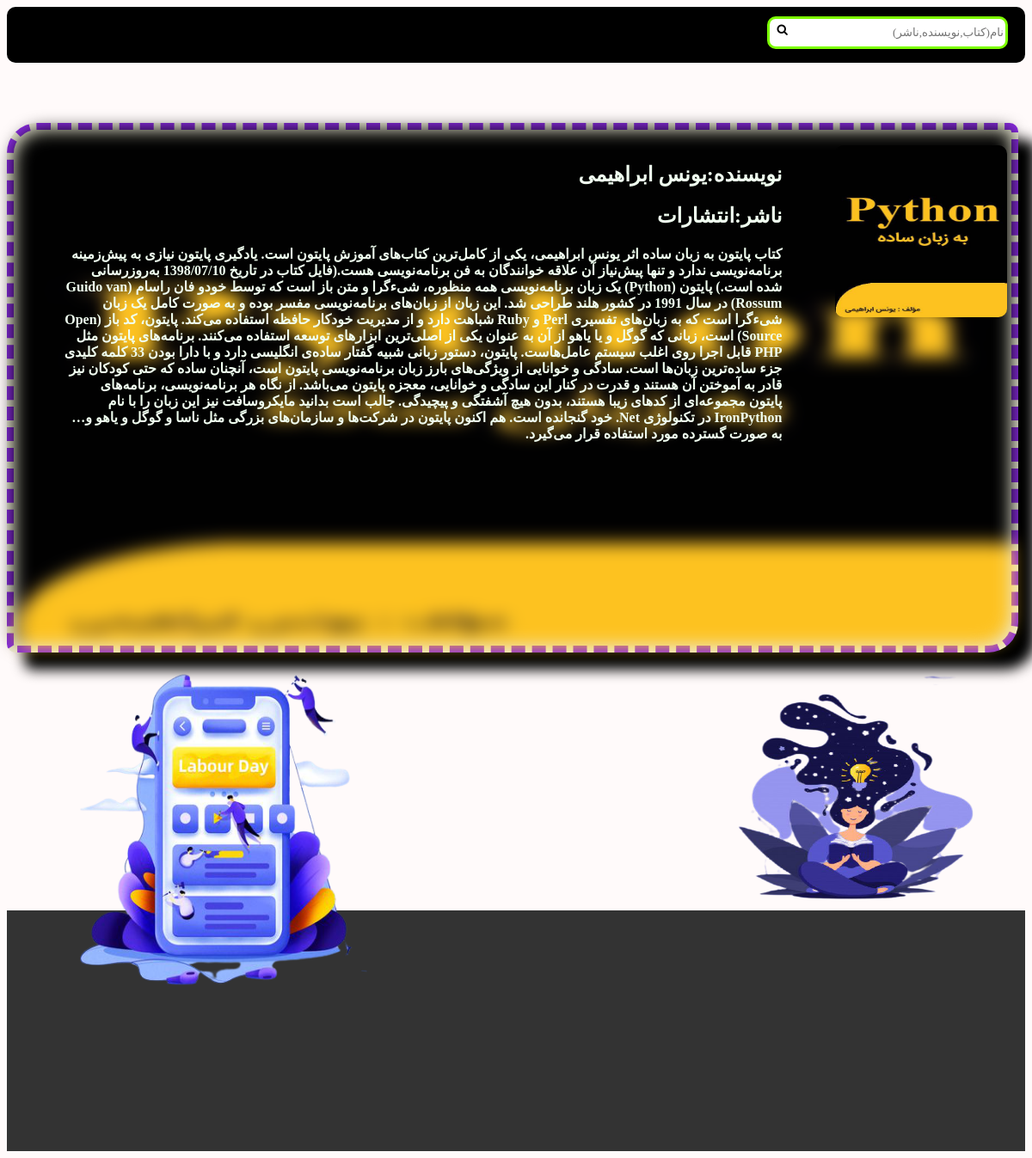
The app's page /book/main/home/book/2/پایتون به زبان ساده/ (signed in) with its own data.
### test_app/models.py (models this page shows, shortened)
class book(models.Model):
    name = models.CharField(max_length=505, default='نام کتاب')
    author = models.CharField(max_length=505, default='نویسنده')
    Publisher = models.CharField(max_length=50005, default='ناشر')
    description = models.TextField(default='توضیحاتی ندارد')
    image = models.ImageField(default='image/Pottawatomie County State Lake #2 in Manhattan, KS.png')
    file = models.FileField(default=False, null=True, blank=True)
    objects = book_manager()

### test_app/views.py (the view, shortened to what this page needs)
# urls.py: path('main/home/book/<pk>/<name>/', home_d)
def home_d(request, pk, name):
    if request.user.is_authenticated is False:
        return redirect('/login/')
    r = request.user
    rr = r.username
    query = get_object_or_404(book, name=name, pk=pk)
    data = {'data': query, 'name': rr}
    return render(request, 'home_d.html', data)

### templates/home_d.html (shortened to what this page needs)
{% load static %}
<!DOCTYPE html>
<html lang="en">
<head>
    <link rel="stylesheet" href="{% static 'font/font-awesome-4.7.0/css/font-awesome.min.css' %}">
</head>
<body>
<div id="title">
    <form>
        <div style="margin-top: 11px;margin-right: 20px;float: right; position: relative;">
            <div style="width: 40px; height: 40px; position: absolute; z-index: 1; margin-top: 2%; margin-left: 2%">
                <button formmethod="post" style="background-color: white; border: 0px solid white"><i
                        class="fa fa-search" aria-hidden="true" style="size: 50px;"></i></button>
            </div>
            <input type="text" id="search" name="search" dir="rtl" placeholder="نام(کتاب,نویسنده,ناشر)" autocomplete="on">
        </div>
    </form>
</div>
<div id="main" style="height: 600px">
    <img src="{{ data.image.url }}" id="background_im">
    <br>
    <div id="im">
        <img src="{{ data.image.url }}" id="book_image">
    </div>
    <div id="i_p">
        <div id="fad" dir="rtl">
            <h2 style="color: honeydew">نویسنده:{{ data.author }}</h2>
            <h2 style="color: honeydew">ناشر:{{ data.Publisher }}</h2>
            <h4 style="color: honeydew; text-shadow: #1A01CC">{{ data.description }}</h4>
        </div>
    </div>
</div>
<div id="i">
    <img src="{% static 'image/386b56132c82202247b3d9d8f82fa2b8-removebg-preview.png' %}">
</div>
<div id="m">
    <img src="{% static 'image/Illustration_Of_Cute_Girl_In_Lotus_Position_Reading_A_Book-removebg-preview.png' %}">
</div>
<div id="footer">
</div>
</body>
</html>

### records on screen
book: image (picture), author "یونس ابراهیمی", Publisher "انتشارات", description "کتاب پایتون به زبان ساده اثر یونس ابراهیمی، یکی از کامل‌ترین کتاب‌های آموزش پایتون است. یادگیری پایتون نیازی به پیش‌زمینه برنامه‌نویسی ندارد و تنها پیش‌نیاز آن علاقه خوانندگان به فن برنامه‌نویسی هست.(فایل کتاب در تاریخ 1398/07/10 به‌روزرسانی شده است.) پایتون (Python) یک زبان برنامه‌نویسی همه منظوره، شیءگرا و متن باز است که توسط خودو فان راسام (Guido van Rossum) در سال 1991 در کشور هلند طراحی شد. این زبان از زبان‌های برنامه‌نویسی مفسر بوده و به صورت کامل یک زبان شیءگرا است که به زبان‌های تفسیری Perl و Ruby شباهت دارد و از مدیریت خودکار حافظه استفاده می‌کند. پایتون، کد باز (Open Source) است، زبانی که گوگل و یا یاهو از آن به عنوان یکی از اصلی‌ترین ابزارهای توسعه استفاده می‌کنند. برنامه‌های…"
